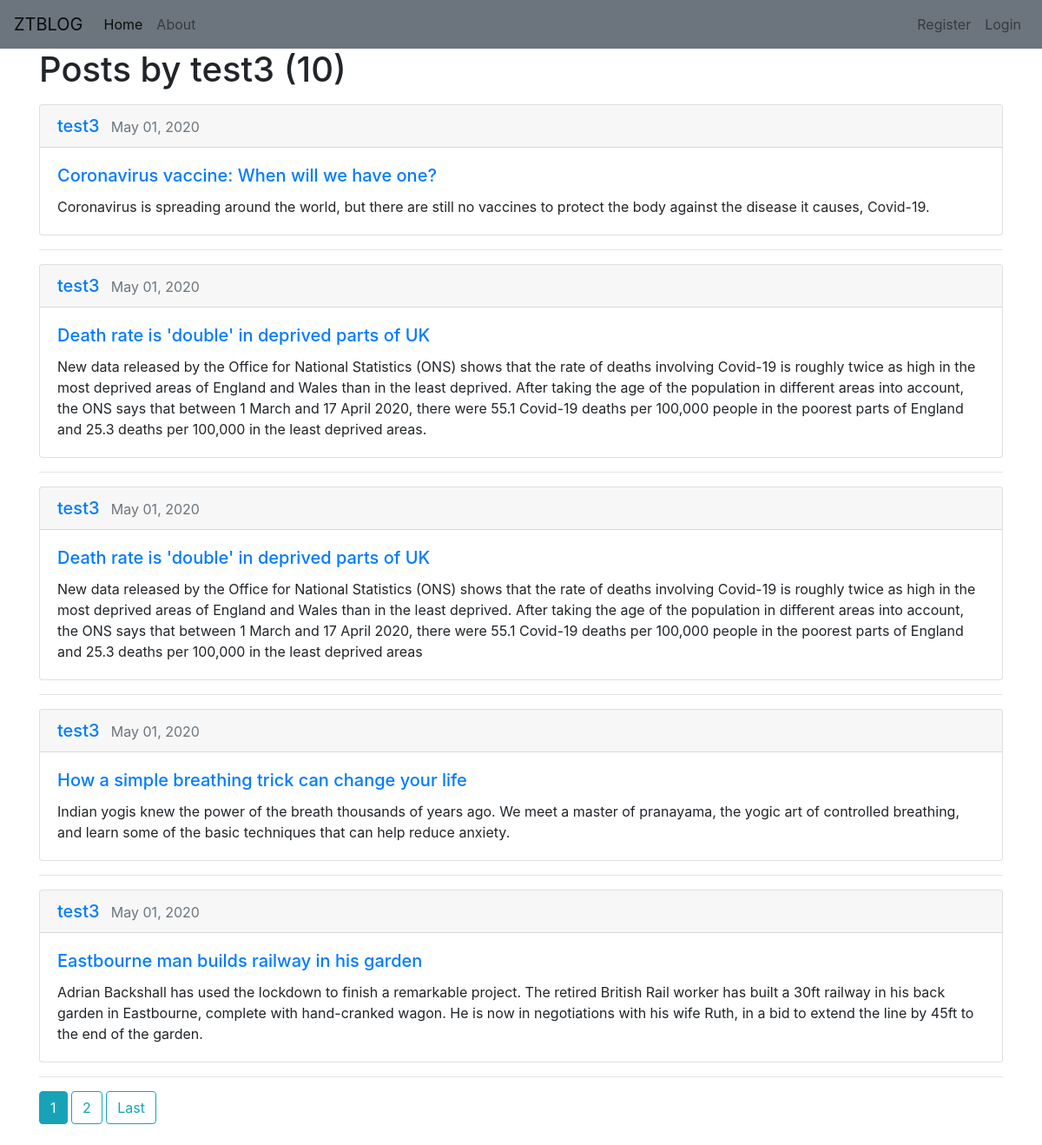
/user/test3, run on the app's committed database.
### mysite/models.py (models this page shows, shortened)
class Post(models.Model):
    title = models.CharField(max_length=255)
    content = models.TextField()
    date = models.DateTimeField(default=timezone.now)
    author = models.ForeignKey(User, on_delete=models.CASCADE)

### mysite/views.py (the view)
# urls.py: path('user/<str:username>', UserPostListView.as_view(), name='user-posts'),
class UserPostListView(ListView):
    model = Post
    template_name = 'user_posts.html'
    context_object_name = 'posts'
    paginate_by = 5
    def get_queryset(self):
        user = get_object_or_404(User, username=self.kwargs.get('username'))
        return Post.objects.filter(author=user).order_by('-date')

### mysite/templates/user_posts.html (shortened to what this page needs)
{% extends 'base.html'%}
{% block content%}
<h1 class="mb-3"> Posts by {{view.kwargs.username}} ({{ page_obj.paginator.count }})</h1>
{% for post in posts%}
<div class="card">
  <h5 class="card-header"><a class="mr-2" href="{% url 'user-posts' post.author.username %}">{{ post.author }}</a>
  <small class="text-muted">{{ post.date|date:"F d, Y " }}</small></h5>
  <div class="card-body">
    <h5 class="card-title"><a class="article-title" href="{% url 'post-detail' post.id %}">{{ post.title }}</a></h5>
    <p class="card-text">{{ post.content }}</p>
  </div>
</div>
<hr>
{% endfor%}
    {% if is_paginated %}
      {% for num in page_obj.paginator.page_range %}
        {% if page_obj.number == num %}
          <a class="btn btn-info mb-4" href="?page={{ num }}">{{ num }}</a>
        {% elif num > page_obj.number|add:'-3' and num < page_obj.number|add:'3' %}
          <a class="btn btn-outline-info mb-4" href="?page={{ num }}">{{ num }}</a>
        {% endif %}
      {% endfor %}
      {% if page_obj.has_next %}
        <a class="btn btn-outline-info mb-4" href="?page={{ page_obj.paginator.num_pages }}">Last</a>
      {% endif %}
    {% endif %}
{% endblock %}

### data on the page
Post: author "test3", date "May 01, 2020", title "Coronavirus vaccine: When will we have one?", content "Coronavirus is spreading around the world, but there are still no vaccines to protect the body against the disease it causes, Covid-19."
Post: author "test3", date "May 01, 2020", title "Death rate is 'double' in deprived parts of UK", content "New data released by the Office for National Statistics (ONS) shows that the rate of deaths involving Covid-19 is roughly twice as high in the most deprived areas of England and Wales than in the least deprived. After taking the age of the population in different areas into account, the ONS says that between 1 March and 17 April 2020, there were 55.1 Covid-19 deaths per 100,000 people in the poorest parts of England and 25.3 deaths per 100,000 in the least deprived areas."
Post: author "test3", date "May 01, 2020", title "Death rate is 'double' in deprived parts of UK", content "New data released by the Office for National Statistics (ONS) shows that the rate of deaths involving Covid-19 is roughly twice as high in the most deprived areas of England and Wales than in the least deprived. After taking the age of the population in different areas into account, the ONS says that between 1 March and 17 April 2020, there were 55.1 Covid-19 deaths per 100,000 people in the poorest parts of England and 25.3 deaths per 100,000 in the least deprived areas"
Post: author "test3", date "May 01, 2020", title "How a simple breathing trick can change your life", content "Indian yogis knew the power of the breath thousands of years ago. We meet a master of pranayama, the yogic art of controlled breathing, and learn some of the basic techniques that can help reduce anxiety."
Post: author "test3", date "May 01, 2020", title "Eastbourne man builds railway in his garden", content "Adrian Backshall has used the lockdown to finish a remarkable project. The retired British Rail worker has built a 30ft railway in his back garden in Eastbourne, complete with hand-cranked wagon. He is now in negotiations with his wife Ruth, in a bid to extend the line by 45ft to the end of the garden."

### other printed values
{{ view.kwargs.username }} "test3"
{{ page_obj.paginator.count }} "10"
{{ num }} "1"
{{ num }} "2"
